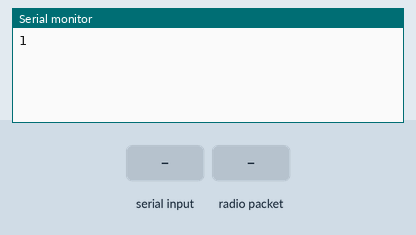
The sketch below on a simulated Arduino Uno, built with avr-gcc and run on an emulated ATmega328P. Parts: the last lines printed to the serial monitor. The test bench sets the inputs (shaded band). No radio packets arrive unless stated.

Above: at 1.2 s.
1.3 s: "0\n" received over Serial
At 1.7 s:
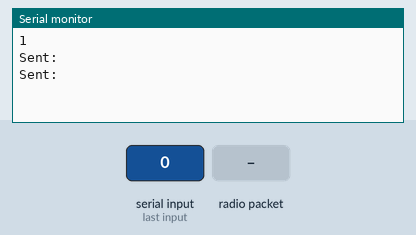
2.8 s: radio packet "0" arrives
At 3.7 s:
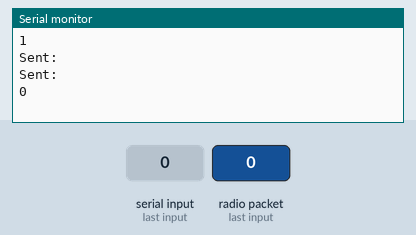

Measured:
- after the input at 1.3 s, the serial monitor: prints a new line at once (image 1)
- after the input at 2.8 s, the serial monitor: prints a new line at once (image 2)

The sketch:

senderCode.ino
```cpp
#include <SPI.h>
#include <nRF24L01.h>
#include <RF24.h>

RF24 radio(7, 8);

const byte address[6] = "00001";

void setup() {
  Serial.begin(9600);
  radio.begin();
  radio.openReadingPipe(0, 0x7878787878);
  radio.openWritingPipe(address);
  radio.setPALevel(RF24_PA_MAX);
  radio.setDataRate(RF24_250KBPS);
      radio.setAutoAck(true);  // enable auto-acknowledgment
    radio.enableDynamicPayloads();  // enable dynamic payload length
    radio.setChannel(76);  // set the channel to 76
  Serial.println(radio.isChipConnected());
}

void loop() {
  radio.startListening();
  if (radio.available()) {
    char text[32];
    radio.read(text, sizeof(text));
    Serial.println(text);
    memset(text, 0, sizeof(text));
  }
  readSerial();
}

void readSerial() {
  const int MAX_CHARS = 50;
  static char charBuffer[MAX_CHARS] = {'\0'};
  static int numChars = 0;

  if (Serial.available() > 0) {    // If there is data available on the serial port
    char myChar = Serial.read();  // Read the incoming byte

    if (myChar == '\n' || numChars >= MAX_CHARS-1 || myChar == '0' ) { // If we received a termination character or reached the end of the buffer
      radio.stopListening();
      radio.setPayloadSize(10);
      radio.write(charBuffer, sizeof(charBuffer));// send the entire character array
      Serial.println("Sent: ");
      numChars = 0; // reset the character buffer
      memset(charBuffer, '\0', sizeof(charBuffer)); // clear the character buffer
      return;
    } else {
      charBuffer[numChars] = myChar;
      numChars++;
    }
  }
}
```
